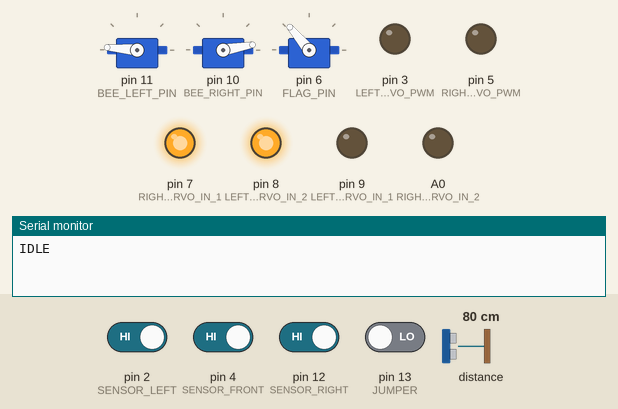
Bench run of a sketch on a simulated Arduino Uno, built with avr-gcc and run on an emulated ATmega328P. Parts: 3 × servo, output pins drawn as LEDs (lit = HIGH), the last lines printed to the serial monitor. The test bench sets the inputs (shaded band); at power-on: pin 2 (SENSOR_LEFT), pin 4 (SENSOR_FRONT), pin 12 (SENSOR_RIGHT) HIGH, pin 13 (JUMPER) LOW, distance to the obstacle 80 cm.

Above: at 1.2 s.
1.3 s: pin 2 (SENSOR_LEFT) driven LOW
At 2.5 s:
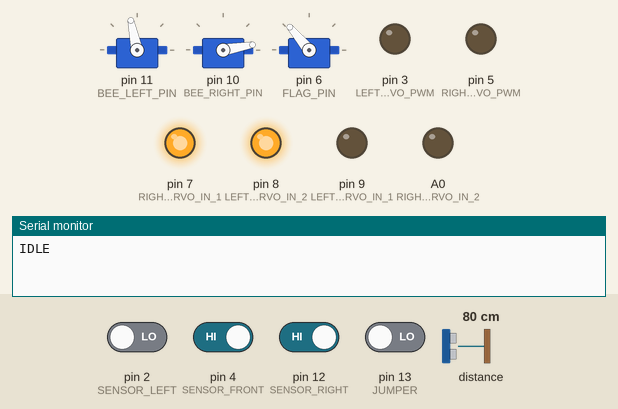
2.8 s: pin 12 (SENSOR_RIGHT) driven LOW
At 3.6 s:
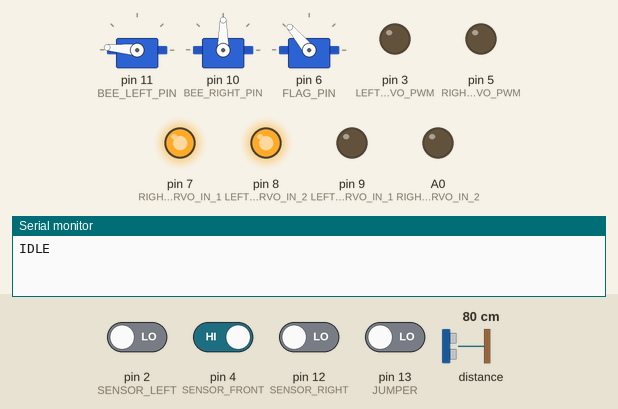
4.3 s: pin 13 (JUMPER) driven HIGH
At 4.8 s:
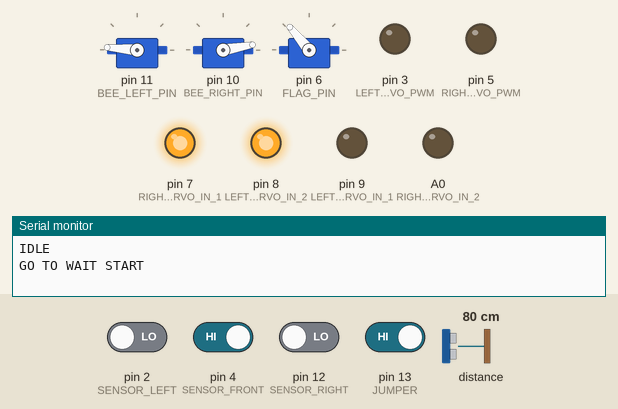
5.8 s: pin 13 (JUMPER) driven LOW
At 7.0 s:
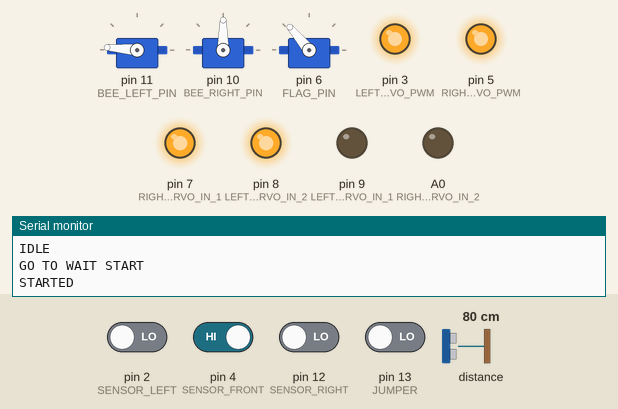
7.3 s: pin 12 (SENSOR_RIGHT) driven HIGH
At 8.0 s:
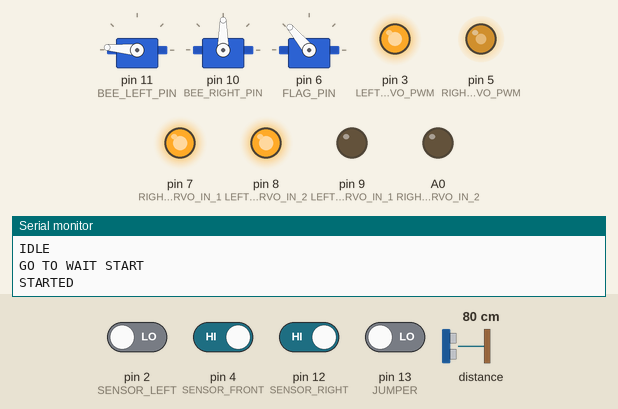
Timing chart, 0 to 9.8 s (numbered marks = the images above; inputs shaded):
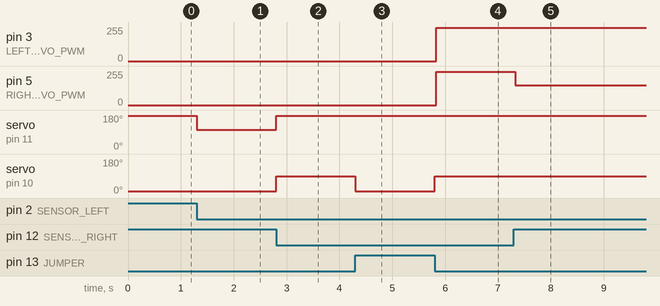

Measured:
- after the input at 1.3 s, servo on pin 11 (BEE_LEFT_PIN): 175° → 102° at once
- after the input at 2.8 s, servo on pin 11 (BEE_LEFT_PIN): 102° → 175° at once; servo on pin 10 (BEE_RIGHT_PIN): 10° → 90° at once
- after the input at 4.3 s, servo on pin 10 (BEE_RIGHT_PIN): 90° → 10° at once
- after the input at 5.8 s, pin 3 (LEFT_SERVO_PWM), pin 5 (RIGHT_SERVO_PWM): 0/255 → 250/255 at once; servo on pin 10 (BEE_RIGHT_PIN): 10° → 90° at once
- after the input at 7.3 s, pin 5 (RIGHT_SERVO_PWM): 250/255 → 150/255 at once

The sketch:

wall-follower.ino
```cpp
#include <Servo.h>
#include "Adafruit_VL53L0X.h"


Adafruit_VL53L0X lox = Adafruit_VL53L0X();


/**
 * Define PIN
 */
// Motor pin
#define RIGHT_SERVO_PWM 5
#define RIGHT_SERVO_IN_2 A0
#define RIGHT_SERVO_IN_1 7
#define LEFT_SERVO_PWM 3
#define LEFT_SERVO_IN_1 9
#define LEFT_SERVO_IN_2 8

// Contact sensor pin
#define SENSOR_LEFT 2
#define SENSOR_RIGHT 12
#define SENSOR_FRONT 4

// Servo for bee
#define BEE_RIGHT_PIN 10
#define BEE_LEFT_PIN 11

// Jumper pin
#define JUMPER 13 // Jumper pin

// Flag pin
#define FLAG_PIN 6

// Bee position
#define BEE_LEFT_CLOSE 175
#define BEE_RIGHT_CLOSE 10
#define BEE_LEFT_OPEN 30
#define BEE_RIGHT_OPEN 170

// Flag position
#define HIDE 130
#define VISIBLE 40


// Direction of robot
#define LEFT 0
#define RIGHT 1
int direction = LEFT;

// State
#define IDLE 0 // Wait jumper insertion
#define WAIT 1 // Wait match start (eject jumper)
#define STARTED 2
#define OBSTACLE 3
#define BEE 4
#define END 5

#define COEF_DIRECTION 0.6

#define MATCH_DURATION 90000

Servo pushBeeLeft;
Servo pushBeeRight;
Servo flag;

// Read jumper return 1 if present, 0 else
int readJumper()
{
    return digitalRead(JUMPER);
}
void move();
void stop();
int detect();
void bee();
void installTouillette();

void setup()
{
    pinMode(RIGHT_SERVO_PWM, OUTPUT);
    pinMode(RIGHT_SERVO_IN_2, OUTPUT);
    pinMode(RIGHT_SERVO_IN_1, OUTPUT);
    pinMode(LEFT_SERVO_PWM, OUTPUT);
    pinMode(LEFT_SERVO_IN_1, OUTPUT);
    pinMode(LEFT_SERVO_IN_2, OUTPUT);

    pinMode(SENSOR_LEFT, INPUT_PULLUP);
    pinMode(SENSOR_RIGHT, INPUT_PULLUP);
    pinMode(SENSOR_FRONT, INPUT_PULLUP);

    pinMode(JUMPER, INPUT);

    pinMode(FLAG_PIN, OUTPUT);

    // Set direction : ALWAYS FORWARD
    digitalWrite(RIGHT_SERVO_IN_2, LOW);
    digitalWrite(RIGHT_SERVO_IN_1, HIGH);
    digitalWrite(LEFT_SERVO_IN_2, HIGH);
    digitalWrite(LEFT_SERVO_IN_1, LOW);

    pushBeeLeft.attach(BEE_LEFT_PIN);
    pushBeeRight.attach(BEE_RIGHT_PIN);
    flag.attach(FLAG_PIN);
    flag.write(HIDE);

    pushBeeLeft.write(BEE_LEFT_CLOSE);
    pushBeeRight.write(BEE_RIGHT_CLOSE);

    Serial.begin(115200);
    Serial.println("IDLE");

    lox.begin();
}

void loop()
{
    static unsigned int state = IDLE;
    static unsigned long started_time = 0;
    static unsigned int bee_break = 0;

    switch(state)
    {
        case IDLE: // Wait jumper

            // If jumper is inserted go to next state
            if (readJumper()) {
                if (!digitalRead(SENSOR_RIGHT))
                    direction = RIGHT;
                state = WAIT;
                Serial.println("GO TO WAIT START");
            }

            // Move arm to show position detected by robot
            if (!digitalRead(SENSOR_RIGHT))
            {
                pushBeeRight.write((BEE_RIGHT_OPEN + BEE_RIGHT_CLOSE) / 2);
                pushBeeLeft.write(BEE_LEFT_CLOSE);
            }
            else if (!digitalRead(SENSOR_LEFT))
            {
                pushBeeRight.write(BEE_RIGHT_CLOSE);
                pushBeeLeft.write((BEE_LEFT_OPEN + BEE_LEFT_CLOSE) / 2);
            }
            else
            {
                pushBeeRight.write(BEE_RIGHT_CLOSE);
                pushBeeLeft.write(BEE_LEFT_CLOSE);
            }

            break;


        case WAIT: // Wait begin of match

            // Set small perimeter (close arms)
            pushBeeRight.write(BEE_RIGHT_CLOSE);
            pushBeeLeft.write(BEE_LEFT_CLOSE);

            // Jumper is removed
            if (!readJumper()) {
                started_time = millis(); // Register begin time of match
                installTouillette(); // Deploy robot (to push bee)
                state = STARTED; // Set state to start
                Serial.println("STARTED");
            }
            break;


        case STARTED: // Wait end of match or obstacle

            // End of match ?
            if (millis() - started_time >= MATCH_DURATION) {
                bee();
                Serial.println("END_OF_MATCH");
                state = END;
            }

            // Obstacle ?
            if (detect()) {
                Serial.println("OBSTACLE OBSTACLE OBSTACLE");
                state = OBSTACLE;
            }

            // End of the table
            if (!digitalRead(SENSOR_FRONT)) {
                Serial.println("Go to BEE");
                state = BEE;
            }
            move();
            break;


        case OBSTACLE: // Wait end of match or no obstacle

            // End of match
            if (millis() - started_time >= MATCH_DURATION) {
                bee();
                Serial.println("END_OF_MATCH");
                state = END;
            }

            // No obstacle
            if (! detect()) {
                Serial.println("No more obstacle");
                state = STARTED;
            }

            // End of the table
            if (!digitalRead(SENSOR_FRONT)) {
                Serial.println("Go to BEE from OBSTACLE");
                state = BEE;
            }
            stop();
            break;


        case BEE: // Push bee and stop program
            stop();
            bee_break = 1;
            bee();
            state = END;
            break;


        case END: // End of program
            stop();
            if (bee_break) { // Security : push the bee
                delay(2000);
                flag.write(VISIBLE); // Display number of points
                bee_break = 0;
            }
            break;
    }
}

// Set good position of arm to push bee
void installTouillette()
{
    if (direction == RIGHT) {
        pushBeeRight.write((BEE_RIGHT_OPEN + BEE_RIGHT_CLOSE) / 2);
        pushBeeLeft.write(BEE_LEFT_CLOSE);
    } else {
        pushBeeRight.write(BEE_RIGHT_CLOSE);
        pushBeeLeft.write((BEE_LEFT_OPEN + BEE_LEFT_CLOSE) / 2);
    }
}

// Push the bee
void bee()
{
    if (direction == RIGHT)
    {
        pushBeeRight.write(BEE_RIGHT_CLOSE);
        delay(1000);
        pushBeeLeft.write(BEE_LEFT_OPEN);
    }
    else
    {
        pushBeeLeft.write(BEE_LEFT_CLOSE);
        delay(1000);
        pushBeeRight.write(BEE_RIGHT_OPEN);
    }
}

// Read Time of flight to know if there is a robot
int detect()
{
    VL53L0X_RangingMeasurementData_t measure;
    lox.rangingTest(&measure, false);

    if (measure.RangeStatus != 4 && measure.RangeMilliMeter <= 150) {
        return 1;
    } else {
        return 0;
    }
}

// Move the robot
void move()
{
    long left = 250, right = 250;

    // If don't touch the wall, turn to touch the wall ...
    if (direction == LEFT && digitalRead(SENSOR_LEFT))
        left *= COEF_DIRECTION;
    if (direction == RIGHT && digitalRead(SENSOR_RIGHT))
        right *= COEF_DIRECTION;

    analogWrite(LEFT_SERVO_PWM, left);
    analogWrite(RIGHT_SERVO_PWM, right);
}

// STOP the robot
void stop()
{
    analogWrite(LEFT_SERVO_PWM, 0);
    analogWrite(RIGHT_SERVO_PWM, 0);
}
```
